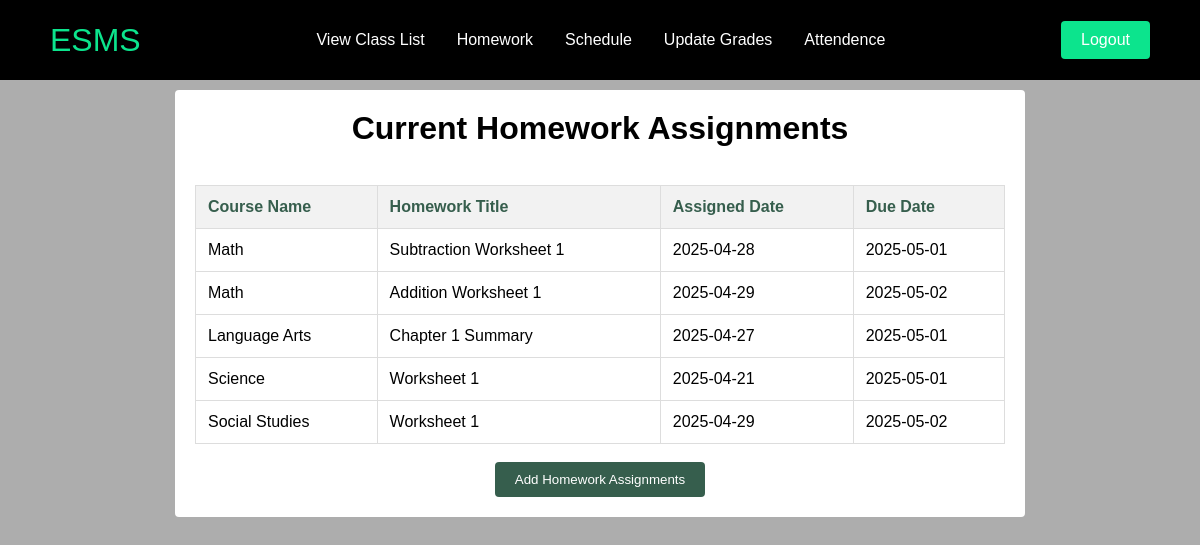
/teacherHomework.php (signed in), run on the app's committed database.
### tables this page shows
CREATE TABLE `homework` (
  `homework_id` int(20) NOT NULL,
  `course_id` int(20) NOT NULL,
  `hw_name` varchar(50) DEFAULT NULL,
  `assigned_date` varchar(50) DEFAULT NULL,
  `due_date` varchar(50) DEFAULT NULL,
  `status` varchar(50) DEFAULT NULL,
  `id` int(20) DEFAULT NULL
);

CREATE TABLE `course` (
  `course_id` int(20) NOT NULL,
  `course_name` varchar(100) DEFAULT NULL,
  `grade_level` varchar(20) DEFAULT NULL,
  `teacher_id` int(11) DEFAULT NULL
);

### teacherHomework.php (the view, shortened to what this page needs)
<?php
include('connect.php');
$user_id = $_SESSION['user_id'];
$sql = "SELECT h.hw_name, h.assigned_date, h.due_date, c.course_name
        FROM homework h
        JOIN course c ON h.course_id = c.course_id
        WHERE c.teacher_id = ?";
$stmt = $conn->prepare($sql);
$stmt->bind_param("i", $user_id);
$stmt->execute();
$result = $stmt->get_result();
?>
<!DOCTYPE html>
<html lang="en">
<head>
    <link rel="stylesheet" href="styles.css">
</head>
<body>
<header>
    <nav class="navbar" role="navigation" aria-label="Main Navigation">
        <div class="navbar__container">
            <a href="teacherHome.php" id="navbar-logo">ESMS</a>
            <ul class="navbar__menu">
                    <li class="navbar__item">
                        <a href="viewClassList.php" class="navbar__links">View Class List</a>
                    </li>
                    <li class="navbar__item">
                        <a href="teacherHomework.php" class="navbar__links">Homework</a>
                    </li>
                    <li class="navbar__item">
                        <a href="schedule.php" class="navbar__links">Schedule</a>
                    </li>
                    <li class="navbar__item">
                        <a href="teacherGrades.php" class="navbar__links">Update Grades</a>
                    </li>
                    <li class="navbar__item">
                        <a href="attendence.php" class="navbar__links">Attendence</a>
                    </li>
                </ul>
            <div class="navbar__btn">
                <a href="logout.php" class="button">Logout</a>
            </div>
        </div>
    </nav>
</header>
<br><br><br><br><br>
<div class="bodyContent">
    <h1 style="text-align: center;">Current Homework Assignments</h1><br>
    <?php
    if ($result->num_rows > 0) {
        echo "<table>
                <thead>
                    <tr>
                        <th>Course Name</th>
                        <th>Homework Title</th>
                        <th>Assigned Date</th>
                        <th>Due Date</th>
                    </tr>
                </thead>";
        while($row = $result->fetch_assoc()) {
            echo "<tbody>
                    <tr>
                        <td>" . htmlspecialchars($row["course_name"]) . "</td>
                        <td>" . htmlspecialchars($row["hw_name"]) . "</td>
                        <td>" . htmlspecialchars($row["assigned_date"]) . "</td>
                        <td>" . htmlspecialchars($row["due_date"]) . "</td>
                    </tr>
                </tbody>";
        }
        echo "</table>";
    } else {
        echo "<p style='text-align: center;'>No homework assigned yet.</p>";
    }
    ?>
    <br>
    <div class="addTeacher">
        <button id="openhwModalBtn" class = "addTeacherBtn">Add Homework Assignments</button>
    </div>
</div>
</body>
</html>

### styles.css (style rules this page uses)
body { background-color: #adadad; min-height: 100vh; overflow-y: hidden; }
* { box-sizing: border-box; margin: 0; padding: 0; font-family: "Kumbh Sans", sans-serif; overflow-x: hidden; }
.navbar__container { display: flex; justify-content: space-between; align-items: center; height: 80px; background: black; z-index: 1000; width: 100%; margin: 0 auto; padding: 0 50px; position: fixed; }
#navbar-logo { color: #0ce48d; cursor: pointer; text-decoration: none; font-size: 2rem; }
.navbar__menu { display: flex; justify-content: center; list-style: none; margin: 0 auto; }
.navbar__item { height: 80px; }
.navbar__links { color: white; text-decoration: none; height: 100%; padding: 0 1rem; display: flex; align-items: center; }
.navbar__btn { display: flex; align-items: center; }
.button { background: #0ce48d; padding: 10px 20px; border: none; border-radius: 4px; color: white; text-decoration: none; }
th, td { padding: 10px; border: 1px solid black; }
table { margin:auto; border: 1px solid black; border-collapse: collapse; }
.addTeacher { text-align: center; }
.addTeacherBtn { background: #365e4d; padding: 10px 20px; border: none; border-radius: 4px; color: white; text-decoration: none; cursor: pointer; }
.bodyContent { border-radius: 4px; background-color: white; padding: 20px; margin: auto; width: 850px; flex:1; overflow-y:auto; }
.addTeacher button { background: #365e4d; padding: 10px 20px; border: none; border-radius: 4px; color: white; text-decoration: none; cursor: pointer; }
table { width: 100%; border-collapse: collapse; margin-top: 20px; }
th, td { padding: 12px; text-align: left; border: 1px solid #ddd; }
th { background-color: #f2f2f2; color: #365e4d; }

### data on the page
homework: course.course_name "Math", hw_name "Subtraction Worksheet 1", assigned_date "2025-04-28", due_date "2025-05-01"
homework: course.course_name "Math", hw_name "Addition Worksheet 1", assigned_date "2025-04-29", due_date "2025-05-02"
homework: course.course_name "Language Arts", hw_name "Chapter 1 Summary", assigned_date "2025-04-27", due_date "2025-05-01"
homework: course.course_name "Science", hw_name "Worksheet 1", assigned_date "2025-04-21", due_date "2025-05-01"
homework: course.course_name "Social Studies", hw_name "Worksheet 1", assigned_date "2025-04-29", due_date "2025-05-02"
